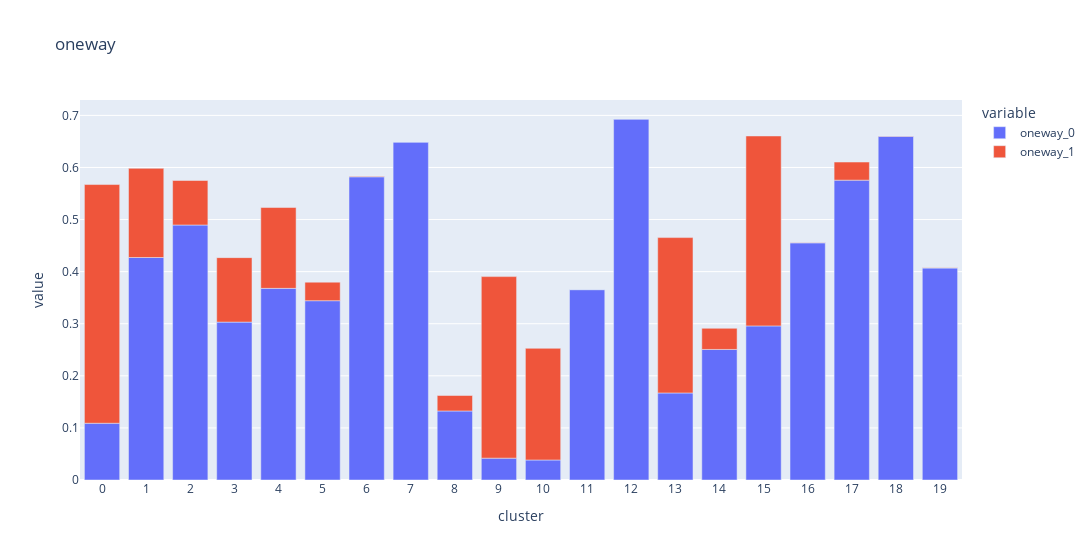
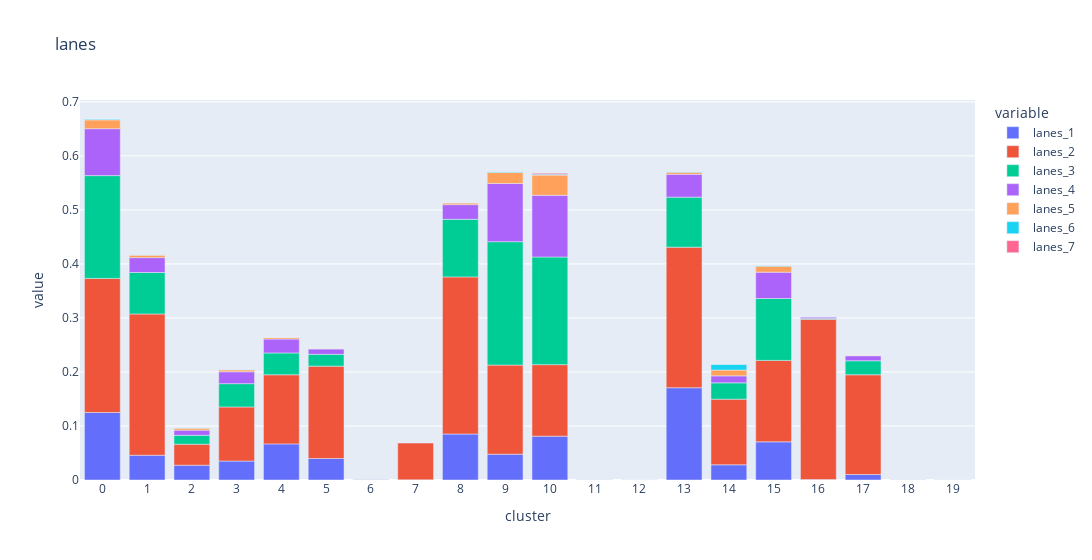
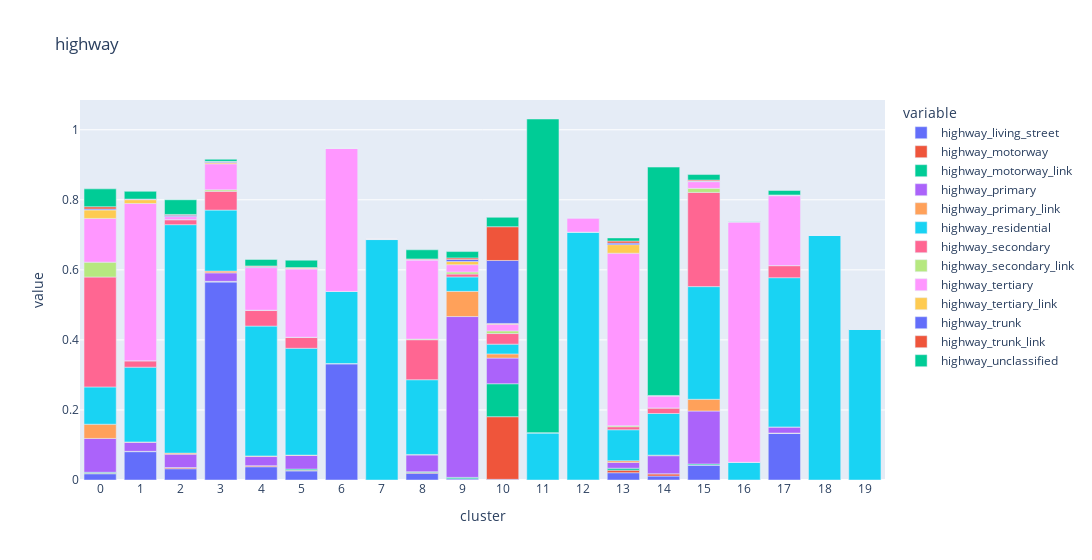
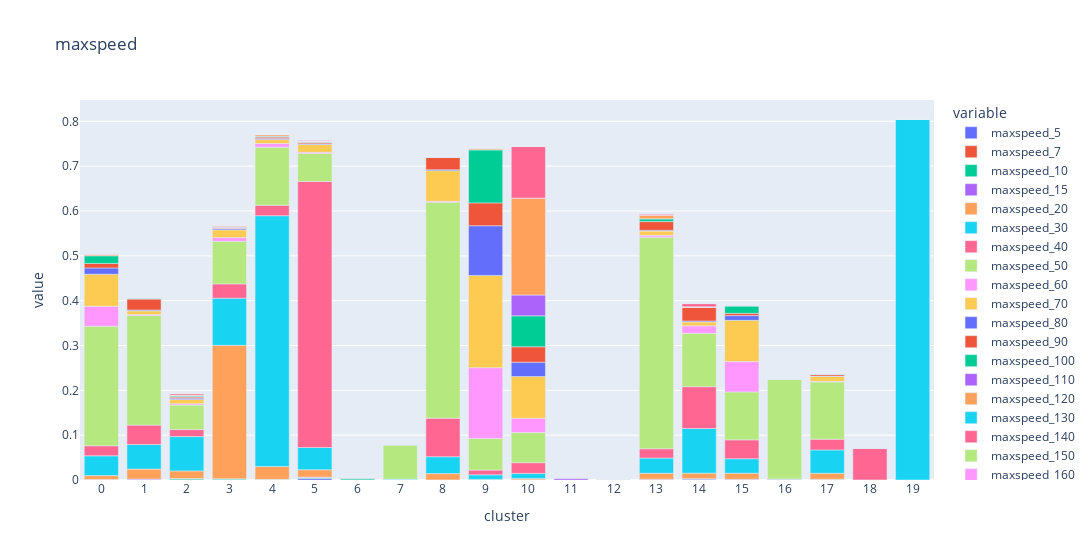

Here is the notebook cell these charts were saved with, in order:
### Code cell
from src.tools.feature_extraction import FEATURESET
for feature_name in FEATURESET.keys():
    fig = px.bar(hex_tfidf_by_cluster_mean, x="cluster", y=list(filter(lambda x: feature_name in x, hex_tfidf_by_cluster_mean.columns)), width=1300, title=feature_name)
    fig.update_layout(
        xaxis = dict(
            tickmode = 'linear',
        )
    )
    fig.show()

### Figure 1 — Plotly figure (JSON) as saved in the notebook; plotly's stock layout.template omitted (floating-point values rounded to 4 significant figures)
{"data": [{"alignmentgroup": "True", "hovertemplate": "variable=oneway_0<br>cluster=%{x}<br>value=%{y}<extra></extra>", "legendgroup": "oneway_0", "marker": {"color": "#636efa"}, "name": "oneway_0", "offsetgroup": "oneway_0", "orientation": "v", "showlegend": true, "textposition": "auto", "type": "bar", "x": [0, 1, 2, 3, 4, 5, 6, 7, 8, 9, 10, 11, 12, 13, 14, 15, 16, 17, 18, 19], "xaxis": "x", "y": [0.1089, 0.4271, 0.4895, 0.3031, 0.3679, 0.3442, 0.5821, 0.6488, 0.1325, 0.04195, 0.03841, 0.3655, 0.693, 0.1671, 0.2506, 0.2958, 0.4554, 0.5757, 0.6601, 0.4071], "yaxis": "y"}, {"alignmentgroup": "True", "hovertemplate": "variable=oneway_1<br>cluster=%{x}<br>value=%{y}<extra></extra>", "legendgroup": "oneway_1", "marker": {"color": "#EF553B"}, "name": "oneway_1", "offsetgroup": "oneway_1", "orientation": "v", "showlegend": true, "textposition": "auto", "type": "bar", "x": [0, 1, 2, 3, 4, 5, 6, 7, 8, 9, 10, 11, 12, 13, 14, 15, 16, 17, 18, 19], "xaxis": "x", "y": [0.4583, 0.1712, 0.08544, 0.1238, 0.1552, 0.03558, 0.001108, 0.0001971, 0.0297, 0.3485, 0.2144, 0, 0, 0.2983, 0.04056, 0.3646, 0.0004172, 0.03476, 7.997e-05, 0.0001743], "yaxis": "y"}], "layout": {"barmode": "relative", "legend": {"title": {"text": "variable"}, "tracegroupgap": 0}, "title": {"text": "oneway"}, "width": 1300, "xaxis": {"anchor": "y", "domain": [0, 1], "tickmode": "linear", "title": {"text": "cluster"}}, "yaxis": {"anchor": "x", "domain": [0, 1], "title": {"text": "value"}}}}

### Figure 2 — Plotly figure (JSON) as saved in the notebook; plotly's stock layout.template omitted (floating-point values rounded to 4 significant figures)
{"data": [{"alignmentgroup": "True", "hovertemplate": "variable=lanes_1<br>cluster=%{x}<br>value=%{y}<extra></extra>", "legendgroup": "lanes_1", "marker": {"color": "#636efa"}, "name": "lanes_1", "offsetgroup": "lanes_1", "orientation": "v", "showlegend": true, "textposition": "auto", "type": "bar", "x": [0, 1, 2, 3, 4, 5, 6, 7, 8, 9, 10, 11, 12, 13, 14, 15, 16, 17, 18, 19], "xaxis": "x", "y": [0.1249, 0.04587, 0.02739, 0.0351, 0.06679, 0.03982, 0, 0.0002985, 0.08516, 0.04778, 0.08115, 0, 0, 0.1708, 0.02815, 0.07066, 0.0008743, 0.01021, 0.0003974, 0.0005353], "yaxis": "y"}, {"alignmentgroup": "True", "hovertemplate": "variable=lanes_2<br>cluster=%{x}<br>value=%{y}<extra></extra>", "legendgroup": "lanes_2", "marker": {"color": "#EF553B"}, "name": "lanes_2", "offsetgroup": "lanes_2", "orientation": "v", "showlegend": true, "textposition": "auto", "type": "bar", "x": [0, 1, 2, 3, 4, 5, 6, 7, 8, 9, 10, 11, 12, 13, 14, 15, 16, 17, 18, 19], "xaxis": "x", "y": [0.2482, 0.2615, 0.03879, 0.1001, 0.1281, 0.171, 0.0006117, 0.06898, 0.2908, 0.165, 0.1324, 0.0006709, 8.815e-05, 0.2602, 0.1215, 0.1508, 0.2966, 0.1846, 0, 0.0004759], "yaxis": "y"}, {"alignmentgroup": "True", "hovertemplate": "variable=lanes_3<br>cluster=%{x}<br>value=%{y}<extra></extra>", "legendgroup": "lanes_3", "marker": {"color": "#00cc96"}, "name": "lanes_3", "offsetgroup": "lanes_3", "orientation": "v", "showlegend": true, "textposition": "auto", "type": "bar", "x": [0, 1, 2, 3, 4, 5, 6, 7, 8, 9, 10, 11, 12, 13, 14, 15, 16, 17, 18, 19], "xaxis": "x", "y": [0.1903, 0.07671, 0.01654, 0.04309, 0.04034, 0.02184, 0.00073, 0, 0.1066, 0.2284, 0.1993, 0, 0, 0.09261, 0.03014, 0.1145, 0.00137, 0.02591, 3.426e-05, 0.000456], "yaxis": "y"}, {"alignmentgroup": "True", "hovertemplate": "variable=lanes_4<br>cluster=%{x}<br>value=%{y}<extra></extra>", "legendgroup": "lanes_4", "marker": {"color": "#ab63fa"}, "name": "lanes_4", "offsetgroup": "lanes_4", "orientation": "v", "showlegend": true, "textposition": "auto", "type": "bar", "x": [0, 1, 2, 3, 4, 5, 6, 7, 8, 9, 10, 11, 12, 13, 14, 15, 16, 17, 18, 19], "xaxis": "x", "y": [0.08686, 0.02755, 0.009589, 0.02207, 0.02578, 0.009918, 0.0003592, 0, 0.02724, 0.1078, 0.1141, 0, 0, 0.04231, 0.01294, 0.04873, 0.003383, 0.009314, 0, 0], "yaxis": "y"}, {"alignmentgroup": "True", "hovertemplate": "variable=lanes_5<br>cluster=%{x}<br>value=%{y}<extra></extra>", "legendgroup": "lanes_5", "marker": {"color": "#FFA15A"}, "name": "lanes_5", "offsetgroup": "lanes_5", "orientation": "v", "showlegend": true, "textposition": "auto", "type": "bar", "x": [0, 1, 2, 3, 4, 5, 6, 7, 8, 9, 10, 11, 12, 13, 14, 15, 16, 17, 18, 19], "xaxis": "x", "y": [0.01629, 0.004792, 0.00373, 0.003738, 0.003058, 0.001376, 0.0005651, 0, 0.003465, 0.02045, 0.03744, 0, 0, 0.003805, 0.01075, 0.01099, 0, 0.00132, 0, 0], "yaxis": "y"}, {"alignmentgroup": "True", "hovertemplate": "variable=lanes_6<br>cluster=%{x}<br>value=%{y}<extra></extra>", "legendgroup": "lanes_6", "marker": {"color": "#19d3f3"}, "name": "lanes_6", "offsetgroup": "lanes_6", "orientation": "v", "showlegend": true, "textposition": "auto", "type": "bar", "x": [0, 1, 2, 3, 4, 5, 6, 7, 8, 9, 10, 11, 12, 13, 14, 15, 16, 17, 18, 19], "xaxis": "x", "y": [0.001566, 0.000335, 0.0006043, 0.0001984, 0.0001921, 0, 0, 0, 0, 0.001325, 0.001784, 0, 0, 0.001073, 0.01076, 0.001402, 0, 0, 0, 0], "yaxis": "y"}, {"alignmentgroup": "True", "hovertemplate": "variable=lanes_7<br>cluster=%{x}<br>value=%{y}<extra></extra>", "legendgroup": "lanes_7", "marker": {"color": "#FF6692"}, "name": "lanes_7", "offsetgroup": "lanes_7", "orientation": "v", "showlegend": true, "textposition": "auto", "type": "bar", "x": [0, 1, 2, 3, 4, 5, 6, 7, 8, 9, 10, 11, 12, 13, 14, 15, 16, 17, 18, 19], "xaxis": "x", "y": [6.7e-05, 0, 0, 0, 0, 0, 0, 0, 0, 0, 0.001791, 0, 0, 0, 0, 0, 0, 0, 0, 0], "yaxis": "y"}], "layout": {"barmode": "relative", "legend": {"title": {"text": "variable"}, "tracegroupgap": 0}, "title": {"text": "lanes"}, "width": 1300, "xaxis": {"anchor": "y", "domain": [0, 1], "tickmode": "linear", "title": {"text": "cluster"}}, "yaxis": {"anchor": "x", "domain": [0, 1], "title": {"text": "value"}}}}

### Figure 3 — Plotly figure (JSON) as saved in the notebook; plotly's stock layout.template omitted (floating-point values rounded to 4 significant figures)
{"data": [{"alignmentgroup": "True", "hovertemplate": "variable=highway_living_street<br>cluster=%{x}<br>value=%{y}<extra></extra>", "legendgroup": "highway_living_street", "marker": {"color": "#636efa"}, "name": "highway_living_street", "offsetgroup": "highway_living_street", "orientation": "v", "showlegend": true, "textposition": "auto", "type": "bar", "x": [0, 1, 2, 3, 4, 5, 6, 7, 8, 9, 10, 11, 12, 13, 14, 15, 16, 17, 18, 19], "xaxis": "x", "y": [0.01783, 0.08089, 0.03219, 0.5651, 0.03782, 0.02594, 0.3317, 0, 0.01943, 0.003467, 0.001917, 0, 0.0002603, 0.02082, 0.01135, 0.04265, 0.000186, 0.1334, 3.513e-05, 0], "yaxis": "y"}, {"alignmentgroup": "True", "hovertemplate": "variable=highway_motorway<br>cluster=%{x}<br>value=%{y}<extra></extra>", "legendgroup": "highway_motorway", "marker": {"color": "#EF553B"}, "name": "highway_motorway", "offsetgroup": "highway_motorway", "orientation": "v", "showlegend": true, "textposition": "auto", "type": "bar", "x": [0, 1, 2, 3, 4, 5, 6, 7, 8, 9, 10, 11, 12, 13, 14, 15, 16, 17, 18, 19], "xaxis": "x", "y": [0.001652, 0.0005593, 0.003061, 0.001759, 0.002699, 0.001677, 0.0006369, 0, 0.001752, 0, 0.1788, 0, 0, 0.007279, 0.006481, 0, 0, 0.0007239, 0, 0], "yaxis": "y"}, {"alignmentgroup": "True", "hovertemplate": "variable=highway_motorway_link<br>cluster=%{x}<br>value=%{y}<extra></extra>", "legendgroup": "highway_motorway_link", "marker": {"color": "#00cc96"}, "name": "highway_motorway_link", "offsetgroup": "highway_motorway_link", "orientation": "v", "showlegend": true, "textposition": "auto", "type": "bar", "x": [0, 1, 2, 3, 4, 5, 6, 7, 8, 9, 10, 11, 12, 13, 14, 15, 16, 17, 18, 19], "xaxis": "x", "y": [0.002566, 0.0003923, 0.0001755, 0.0002698, 0.0004221, 0.003567, 0, 0, 0.002514, 0.004047, 0.09411, 0, 0, 0.00564, 0, 0.003132, 0, 0, 0, 0], "yaxis": "y"}, {"alignmentgroup": "True", "hovertemplate": "variable=highway_primary<br>cluster=%{x}<br>value=%{y}<extra></extra>", "legendgroup": "highway_primary", "marker": {"color": "#ab63fa"}, "name": "highway_primary", "offsetgroup": "highway_primary", "orientation": "v", "showlegend": true, "textposition": "auto", "type": "bar", "x": [0, 1, 2, 3, 4, 5, 6, 7, 8, 9, 10, 11, 12, 13, 14, 15, 16, 17, 18, 19], "xaxis": "x", "y": [0.09658, 0.02588, 0.03844, 0.02423, 0.02603, 0.03909, 0.000248, 0, 0.04773, 0.4592, 0.07322, 0, 0, 0.01638, 0.05157, 0.1512, 0, 0.01709, 0, 0], "yaxis": "y"}, {"alignmentgroup": "True", "hovertemplate": "variable=highway_primary_link<br>cluster=%{x}<br>value=%{y}<extra></extra>", "legendgroup": "highway_primary_link", "marker": {"color": "#FFA15A"}, "name": "highway_primary_link", "offsetgroup": "highway_primary_link", "orientation": "v", "showlegend": true, "textposition": "auto", "type": "bar", "x": [0, 1, 2, 3, 4, 5, 6, 7, 8, 9, 10, 11, 12, 13, 14, 15, 16, 17, 18, 19], "xaxis": "x", "y": [0.04063, 0.0009429, 0.002874, 0.005132, 0.001699, 0.0007783, 0, 0, 0.001534, 0.07195, 0.01195, 0, 0, 0.004814, 0.001617, 0.03354, 0, 0.000383, 0, 0], "yaxis": "y"}, {"alignmentgroup": "True", "hovertemplate": "variable=highway_residential<br>cluster=%{x}<br>value=%{y}<extra></extra>", "legendgroup": "highway_residential", "marker": {"color": "#19d3f3"}, "name": "highway_residential", "offsetgroup": "highway_residential", "orientation": "v", "showlegend": true, "textposition": "auto", "type": "bar", "x": [0, 1, 2, 3, 4, 5, 6, 7, 8, 9, 10, 11, 12, 13, 14, 15, 16, 17, 18, 19], "xaxis": "x", "y": [0.1064, 0.2135, 0.6523, 0.1741, 0.3708, 0.305, 0.2057, 0.6866, 0.2134, 0.04123, 0.02792, 0.1352, 0.7075, 0.08851, 0.1189, 0.3216, 0.05042, 0.4261, 0.6985, 0.431], "yaxis": "y"}, {"alignmentgroup": "True", "hovertemplate": "variable=highway_secondary<br>cluster=%{x}<br>value=%{y}<extra></extra>", "legendgroup": "highway_secondary", "marker": {"color": "#FF6692"}, "name": "highway_secondary", "offsetgroup": "highway_secondary", "orientation": "v", "showlegend": true, "textposition": "auto", "type": "bar", "x": [0, 1, 2, 3, 4, 5, 6, 7, 8, 9, 10, 11, 12, 13, 14, 15, 16, 17, 18, 19], "xaxis": "x", "y": [0.3139, 0.01829, 0.0142, 0.05346, 0.04447, 0.03073, 0, 0, 0.1142, 0.008163, 0.03021, 0, 0, 0.008676, 0.01566, 0.2691, 0, 0.03452, 0, 0], "yaxis": "y"}, {"alignmentgroup": "True", "hovertemplate": "variable=highway_secondary_link<br>cluster=%{x}<br>value=%{y}<extra></extra>", "legendgroup": "highway_secondary_link", "marker": {"color": "#B6E880"}, "name": "highway_secondary_link", "offsetgroup": "highway_secondary_link", "orientation": "v", "showlegend": true, "textposition": "auto", "type": "bar", "x": [0, 1, 2, 3, 4, 5, 6, 7, 8, 9, 10, 11, 12, 13, 14, 15, 16, 17, 18, 19], "xaxis": "x", "y": [0.04251, 0, 6.678e-05, 0.004385, 0.00106, 0.0008705, 0, 0, 0.001868, 0.00599, 0.007594, 0, 0, 0.003116, 0.0003086, 0.01148, 0, 0, 0, 0], "yaxis": "y"}, {"alignmentgroup": "True", "hovertemplate": "variable=highway_tertiary<br>cluster=%{x}<br>value=%{y}<extra></extra>", "legendgroup": "highway_tertiary", "marker": {"color": "#FF97FF"}, "name": "highway_tertiary", "offsetgroup": "highway_tertiary", "orientation": "v", "showlegend": true, "textposition": "auto", "type": "bar", "x": [0, 1, 2, 3, 4, 5, 6, 7, 8, 9, 10, 11, 12, 13, 14, 15, 16, 17, 18, 19], "xaxis": "x", "y": [0.1248, 0.4491, 0.008751, 0.07428, 0.1215, 0.1947, 0.4089, 0.0002244, 0.2257, 0.02074, 0.01894, 0, 0.04103, 0.4923, 0.03387, 0.01917, 0.6858, 0.1995, 0.0002355, 0], "yaxis": "y"}, {"alignmentgroup": "True", "hovertemplate": "variable=highway_tertiary_link<br>cluster=%{x}<br>value=%{y}<extra></extra>", "legendgroup": "highway_tertiary_link", "marker": {"color": "#FECB52"}, "name": "highway_tertiary_link", "offsetgroup": "highway_tertiary_link", "orientation": "v", "showlegend": true, "textposition": "auto", "type": "bar", "x": [0, 1, 2, 3, 4, 5, 6, 7, 8, 9, 10, 11, 12, 13, 14, 15, 16, 17, 18, 19], "xaxis": "x", "y": [0.02414, 0.01089, 0.0005521, 0.004064, 0.001296, 0.002703, 0, 0, 0.0004359, 0.008933, 0.002269, 0, 0, 0.02443, 0.0007349, 0.001177, 0.001275, 0.001154, 0, 0], "yaxis": "y"}, {"alignmentgroup": "True", "hovertemplate": "variable=highway_trunk<br>cluster=%{x}<br>value=%{y}<extra></extra>", "legendgroup": "highway_trunk", "marker": {"color": "#636efa"}, "name": "highway_trunk", "offsetgroup": "highway_trunk", "orientation": "v", "showlegend": true, "textposition": "auto", "type": "bar", "x": [0, 1, 2, 3, 4, 5, 6, 7, 8, 9, 10, 11, 12, 13, 14, 15, 16, 17, 18, 19], "xaxis": "x", "y": [0.002798, 0.001322, 0.003407, 0.002271, 0.002163, 0.0005092, 0, 0, 0.0009123, 0.006221, 0.1799, 0, 0, 0.004305, 0.0009182, 0.0007724, 0, 0.0005429, 0, 0], "yaxis": "y"}, {"alignmentgroup": "True", "hovertemplate": "variable=highway_trunk_link<br>cluster=%{x}<br>value=%{y}<extra></extra>", "legendgroup": "highway_trunk_link", "marker": {"color": "#EF553B"}, "name": "highway_trunk_link", "offsetgroup": "highway_trunk_link", "orientation": "v", "showlegend": true, "textposition": "auto", "type": "bar", "x": [0, 1, 2, 3, 4, 5, 6, 7, 8, 9, 10, 11, 12, 13, 14, 15, 16, 17, 18, 19], "xaxis": "x", "y": [0.006391, 0.0003365, 0.002158, 0.00064, 0.001255, 0.0009393, 0, 0, 0.001832, 0.004278, 0.09638, 0, 0, 0.005915, 0, 0.002612, 0, 0.0004958, 0, 0], "yaxis": "y"}, {"alignmentgroup": "True", "hovertemplate": "variable=highway_unclassified<br>cluster=%{x}<br>value=%{y}<extra></extra>", "legendgroup": "highway_unclassified", "marker": {"color": "#00cc96"}, "name": "highway_unclassified", "offsetgroup": "highway_unclassified", "orientation": "v", "showlegend": true, "textposition": "auto", "type": "bar", "x": [0, 1, 2, 3, 4, 5, 6, 7, 8, 9, 10, 11, 12, 13, 14, 15, 16, 17, 18, 19], "xaxis": "x", "y": [0.05104, 0.02215, 0.04187, 0.006032, 0.01855, 0.02111, 0, 0, 0.02598, 0.01803, 0.02687, 0.8955, 0, 0.008979, 0.6521, 0.01568, 0.0002372, 0.01265, 0, 0], "yaxis": "y"}], "layout": {"barmode": "relative", "legend": {"title": {"text": "variable"}, "tracegroupgap": 0}, "title": {"text": "highway"}, "width": 1300, "xaxis": {"anchor": "y", "domain": [0, 1], "tickmode": "linear", "title": {"text": "cluster"}}, "yaxis": {"anchor": "x", "domain": [0, 1], "title": {"text": "value"}}}}

### Figure 4 — Plotly figure (JSON) as saved in the notebook; plotly's stock layout.template omitted (floating-point values rounded to 4 significant figures)
{"data": [{"alignmentgroup": "True", "hovertemplate": "variable=maxspeed_5<br>cluster=%{x}<br>value=%{y}<extra></extra>", "legendgroup": "maxspeed_5", "marker": {"color": "#636efa"}, "name": "maxspeed_5", "offsetgroup": "maxspeed_5", "orientation": "v", "showlegend": true, "textposition": "auto", "type": "bar", "x": [0, 1, 2, 3, 4, 5, 6, 7, 8, 9, 10, 11, 12, 13, 14, 15, 16, 17, 18, 19], "xaxis": "x", "y": [9.357e-05, 0, 0.0004872, 0, 0.0007879, 0.004153, 0, 0, 0.0002671, 0, 0, 0, 0, 0, 0.002777, 0, 0, 0, 0, 0], "yaxis": "y"}, {"alignmentgroup": "True", "hovertemplate": "variable=maxspeed_7<br>cluster=%{x}<br>value=%{y}<extra></extra>", "legendgroup": "maxspeed_7", "marker": {"color": "#EF553B"}, "name": "maxspeed_7", "offsetgroup": "maxspeed_7", "orientation": "v", "showlegend": true, "textposition": "auto", "type": "bar", "x": [0, 1, 2, 3, 4, 5, 6, 7, 8, 9, 10, 11, 12, 13, 14, 15, 16, 17, 18, 19], "xaxis": "x", "y": [0, 0, 0, 0, 0, 0, 0, 0, 0, 0, 0, 0, 0, 0, 0, 0, 0, 0, 0, 0], "yaxis": "y"}, {"alignmentgroup": "True", "hovertemplate": "variable=maxspeed_10<br>cluster=%{x}<br>value=%{y}<extra></extra>", "legendgroup": "maxspeed_10", "marker": {"color": "#00cc96"}, "name": "maxspeed_10", "offsetgroup": "maxspeed_10", "orientation": "v", "showlegend": true, "textposition": "auto", "type": "bar", "x": [0, 1, 2, 3, 4, 5, 6, 7, 8, 9, 10, 11, 12, 13, 14, 15, 16, 17, 18, 19], "xaxis": "x", "y": [0.0009855, 0.0005809, 0.002627, 0.002271, 0.0006796, 0.001417, 0.002891, 0, 0, 0, 0.0003762, 0, 0, 0.0006768, 0, 0.000302, 0, 0.001138, 0, 0], "yaxis": "y"}, {"alignmentgroup": "True", "hovertemplate": "variable=maxspeed_15<br>cluster=%{x}<br>value=%{y}<extra></extra>", "legendgroup": "maxspeed_15", "marker": {"color": "#ab63fa"}, "name": "maxspeed_15", "offsetgroup": "maxspeed_15", "orientation": "v", "showlegend": true, "textposition": "auto", "type": "bar", "x": [0, 1, 2, 3, 4, 5, 6, 7, 8, 9, 10, 11, 12, 13, 14, 15, 16, 17, 18, 19], "xaxis": "x", "y": [0.0001328, 0.00157, 0, 0.0002415, 0, 0.0009361, 0, 0, 0, 0, 0, 0.004358, 0, 0.00116, 0, 0.001462, 0, 0.0005471, 0, 0], "yaxis": "y"}, {"alignmentgroup": "True", "hovertemplate": "variable=maxspeed_20<br>cluster=%{x}<br>value=%{y}<extra></extra>", "legendgroup": "maxspeed_20", "marker": {"color": "#FFA15A"}, "name": "maxspeed_20", "offsetgroup": "maxspeed_20", "orientation": "v", "showlegend": true, "textposition": "auto", "type": "bar", "x": [0, 1, 2, 3, 4, 5, 6, 7, 8, 9, 10, 11, 12, 13, 14, 15, 16, 17, 18, 19], "xaxis": "x", "y": [0.008558, 0.02221, 0.01722, 0.2978, 0.02854, 0.01639, 0.001015, 0, 0.01405, 0.00136, 0.003097, 0, 0, 0.01324, 0.01255, 0.01333, 0.0002602, 0.0133, 0, 0], "yaxis": "y"}, {"alignmentgroup": "True", "hovertemplate": "variable=maxspeed_30<br>cluster=%{x}<br>value=%{y}<extra></extra>", "legendgroup": "maxspeed_30", "marker": {"color": "#19d3f3"}, "name": "maxspeed_30", "offsetgroup": "maxspeed_30", "orientation": "v", "showlegend": true, "textposition": "auto", "type": "bar", "x": [0, 1, 2, 3, 4, 5, 6, 7, 8, 9, 10, 11, 12, 13, 14, 15, 16, 17, 18, 19], "xaxis": "x", "y": [0.04419, 0.05468, 0.0765, 0.1052, 0.5595, 0.04963, 0.001419, 0.002055, 0.0376, 0.01023, 0.01125, 0.000731, 0.0001065, 0.03372, 0.0995, 0.03228, 0.00149, 0.05215, 0.0001083, 0.8052], "yaxis": "y"}, {"alignmentgroup": "True", "hovertemplate": "variable=maxspeed_40<br>cluster=%{x}<br>value=%{y}<extra></extra>", "legendgroup": "maxspeed_40", "marker": {"color": "#FF6692"}, "name": "maxspeed_40", "offsetgroup": "maxspeed_40", "orientation": "v", "showlegend": true, "textposition": "auto", "type": "bar", "x": [0, 1, 2, 3, 4, 5, 6, 7, 8, 9, 10, 11, 12, 13, 14, 15, 16, 17, 18, 19], "xaxis": "x", "y": [0.02233, 0.04339, 0.01561, 0.03186, 0.02321, 0.5933, 0, 0, 0.08608, 0.01052, 0.02389, 0, 0, 0.02088, 0.09337, 0.04221, 0.0005037, 0.02399, 0.07171, 0], "yaxis": "y"}, {"alignmentgroup": "True", "hovertemplate": "variable=maxspeed_50<br>cluster=%{x}<br>value=%{y}<extra></extra>", "legendgroup": "maxspeed_50", "marker": {"color": "#B6E880"}, "name": "maxspeed_50", "offsetgroup": "maxspeed_50", "orientation": "v", "showlegend": true, "textposition": "auto", "type": "bar", "x": [0, 1, 2, 3, 4, 5, 6, 7, 8, 9, 10, 11, 12, 13, 14, 15, 16, 17, 18, 19], "xaxis": "x", "y": [0.2667, 0.2446, 0.05459, 0.09501, 0.1297, 0.06264, 0.0006581, 0.07692, 0.4814, 0.07058, 0.06714, 0.000477, 0.0001713, 0.4719, 0.119, 0.1069, 0.2227, 0.1275, 0.0001044, 0], "yaxis": "y"}, {"alignmentgroup": "True", "hovertemplate": "variable=maxspeed_60<br>cluster=%{x}<br>value=%{y}<extra></extra>", "legendgroup": "maxspeed_60", "marker": {"color": "#FF97FF"}, "name": "maxspeed_60", "offsetgroup": "maxspeed_60", "orientation": "v", "showlegend": true, "textposition": "auto", "type": "bar", "x": [0, 1, 2, 3, 4, 5, 6, 7, 8, 9, 10, 11, 12, 13, 14, 15, 16, 17, 18, 19], "xaxis": "x", "y": [0.04461, 0.001882, 0.003039, 0.008256, 0.008103, 0.002527, 0, 0, 0.002185, 0.1577, 0.03187, 0, 0, 0.004164, 0.01665, 0.0676, 0, 0.001436, 0, 0], "yaxis": "y"}, {"alignmentgroup": "True", "hovertemplate": "variable=maxspeed_70<br>cluster=%{x}<br>value=%{y}<extra></extra>", "legendgroup": "maxspeed_70", "marker": {"color": "#FECB52"}, "name": "maxspeed_70", "offsetgroup": "maxspeed_70", "orientation": "v", "showlegend": true, "textposition": "auto", "type": "bar", "x": [0, 1, 2, 3, 4, 5, 6, 7, 8, 9, 10, 11, 12, 13, 14, 15, 16, 17, 18, 19], "xaxis": "x", "y": [0.07133, 0.008403, 0.009399, 0.01734, 0.008749, 0.01726, 0, 0, 0.06839, 0.2059, 0.09313, 0, 0, 0.009511, 0.008672, 0.0921, 0, 0.01133, 0, 0], "yaxis": "y"}, {"alignmentgroup": "True", "hovertemplate": "variable=maxspeed_80<br>cluster=%{x}<br>value=%{y}<extra></extra>", "legendgroup": "maxspeed_80", "marker": {"color": "#636efa"}, "name": "maxspeed_80", "offsetgroup": "maxspeed_80", "orientation": "v", "showlegend": true, "textposition": "auto", "type": "bar", "x": [0, 1, 2, 3, 4, 5, 6, 7, 8, 9, 10, 11, 12, 13, 14, 15, 16, 17, 18, 19], "xaxis": "x", "y": [0.01402, 0.001939, 0.003043, 0.00314, 0.002244, 0.001667, 0, 0, 0.00194, 0.1107, 0.03196, 0, 0, 0.001674, 0.002095, 0.01059, 0, 0.0004684, 0, 0], "yaxis": "y"}, {"alignmentgroup": "True", "hovertemplate": "variable=maxspeed_90<br>cluster=%{x}<br>value=%{y}<extra></extra>", "legendgroup": "maxspeed_90", "marker": {"color": "#EF553B"}, "name": "maxspeed_90", "offsetgroup": "maxspeed_90", "orientation": "v", "showlegend": true, "textposition": "auto", "type": "bar", "x": [0, 1, 2, 3, 4, 5, 6, 7, 8, 9, 10, 11, 12, 13, 14, 15, 16, 17, 18, 19], "xaxis": "x", "y": [0.01012, 0.02429, 0.002335, 0.001057, 0.003246, 0.003354, 0, 0, 0.02767, 0.05102, 0.03444, 0, 0.0004571, 0.01951, 0.03098, 0.00499, 0.0005279, 0.004027, 0, 0], "yaxis": "y"}, {"alignmentgroup": "True", "hovertemplate": "variable=maxspeed_100<br>cluster=%{x}<br>value=%{y}<extra></extra>", "legendgroup": "maxspeed_100", "marker": {"color": "#00cc96"}, "name": "maxspeed_100", "offsetgroup": "maxspeed_100", "orientation": "v", "showlegend": true, "textposition": "auto", "type": "bar", "x": [0, 1, 2, 3, 4, 5, 6, 7, 8, 9, 10, 11, 12, 13, 14, 15, 16, 17, 18, 19], "xaxis": "x", "y": [0.01728, 0.002343, 0.002772, 0.001076, 0.002256, 0.0003381, 0, 0, 0.0006963, 0.1185, 0.06891, 0, 0, 0.006329, 0.0001413, 0.01661, 0, 0.0007623, 0, 0], "yaxis": "y"}, {"alignmentgroup": "True", "hovertemplate": "variable=maxspeed_110<br>cluster=%{x}<br>value=%{y}<extra></extra>", "legendgroup": "maxspeed_110", "marker": {"color": "#ab63fa"}, "name": "maxspeed_110", "offsetgroup": "maxspeed_110", "orientation": "v", "showlegend": true, "textposition": "auto", "type": "bar", "x": [0, 1, 2, 3, 4, 5, 6, 7, 8, 9, 10, 11, 12, 13, 14, 15, 16, 17, 18, 19], "xaxis": "x", "y": [5.784e-05, 0, 0, 0.0009555, 0, 0.001561, 0, 0, 0.0003156, 0, 0.04649, 0, 0, 0, 0, 0, 0, 0, 0, 0], "yaxis": "y"}, {"alignmentgroup": "True", "hovertemplate": "variable=maxspeed_120<br>cluster=%{x}<br>value=%{y}<extra></extra>", "legendgroup": "maxspeed_120", "marker": {"color": "#FFA15A"}, "name": "maxspeed_120", "offsetgroup": "maxspeed_120", "orientation": "v", "showlegend": true, "textposition": "auto", "type": "bar", "x": [0, 1, 2, 3, 4, 5, 6, 7, 8, 9, 10, 11, 12, 13, 14, 15, 16, 17, 18, 19], "xaxis": "x", "y": [0.002986, 0.0007925, 0.001938, 0.002488, 0.003446, 0.0007517, 0, 0, 0, 0.003644, 0.216, 0, 0, 0.007665, 0.0008886, 0.001913, 0, 0.0002327, 0, 0], "yaxis": "y"}, {"alignmentgroup": "True", "hovertemplate": "variable=maxspeed_130<br>cluster=%{x}<br>value=%{y}<extra></extra>", "legendgroup": "maxspeed_130", "marker": {"color": "#19d3f3"}, "name": "maxspeed_130", "offsetgroup": "maxspeed_130", "orientation": "v", "showlegend": true, "textposition": "auto", "type": "bar", "x": [0, 1, 2, 3, 4, 5, 6, 7, 8, 9, 10, 11, 12, 13, 14, 15, 16, 17, 18, 19], "xaxis": "x", "y": [0, 0, 0, 0, 0, 0, 0, 0, 0, 0, 0, 0, 0, 0, 0, 0, 0, 0, 0, 0], "yaxis": "y"}, {"alignmentgroup": "True", "hovertemplate": "variable=maxspeed_140<br>cluster=%{x}<br>value=%{y}<extra></extra>", "legendgroup": "maxspeed_140", "marker": {"color": "#FF6692"}, "name": "maxspeed_140", "offsetgroup": "maxspeed_140", "orientation": "v", "showlegend": true, "textposition": "auto", "type": "bar", "x": [0, 1, 2, 3, 4, 5, 6, 7, 8, 9, 10, 11, 12, 13, 14, 15, 16, 17, 18, 19], "xaxis": "x", "y": [0.001437, 0.0004964, 0.003274, 0.001213, 0.0007517, 0.002458, 0.0006812, 0, 0.001181, 0.0004185, 0.1152, 0, 0, 0.003265, 0.006932, 0.0002516, 0, 0.0005146, 0, 0], "yaxis": "y"}, {"alignmentgroup": "True", "hovertemplate": "variable=maxspeed_150<br>cluster=%{x}<br>value=%{y}<extra></extra>", "legendgroup": "maxspeed_150", "marker": {"color": "#B6E880"}, "name": "maxspeed_150", "offsetgroup": "maxspeed_150", "orientation": "v", "showlegend": true, "textposition": "auto", "type": "bar", "x": [0, 1, 2, 3, 4, 5, 6, 7, 8, 9, 10, 11, 12, 13, 14, 15, 16, 17, 18, 19], "xaxis": "x", "y": [0, 0, 0, 0, 0, 0, 0, 0, 0, 0, 0, 0, 0, 0, 0, 0, 0, 0, 0, 0], "yaxis": "y"}, {"alignmentgroup": "True", "hovertemplate": "variable=maxspeed_160<br>cluster=%{x}<br>value=%{y}<extra></extra>", "legendgroup": "maxspeed_160", "marker": {"color": "#FF97FF"}, "name": "maxspeed_160", "offsetgroup": "maxspeed_160", "orientation": "v", "showlegend": true, "textposition": "auto", "type": "bar", "x": [0, 1, 2, 3, 4, 5, 6, 7, 8, 9, 10, 11, 12, 13, 14, 15, 16, 17, 18, 19], "xaxis": "x", "y": [0, 0, 0, 0, 0, 0, 0, 0, 0, 0, 0, 0, 0, 0, 0, 0, 0, 0, 0, 0], "yaxis": "y"}], "layout": {"barmode": "relative", "legend": {"title": {"text": "variable"}, "tracegroupgap": 0}, "title": {"text": "maxspeed"}, "width": 1300, "xaxis": {"anchor": "y", "domain": [0, 1], "tickmode": "linear", "title": {"text": "cluster"}}, "yaxis": {"anchor": "x", "domain": [0, 1], "title": {"text": "value"}}}}
